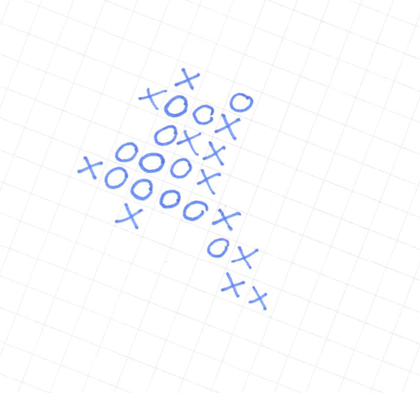
%> input picture input/img19.png, 420 x 393 px, shrunk from 567 x 530 before the run
$ octave main4.m   (GNU Octave 9; MATLAB toolbox functions it lacks are replaced by stand-ins)
%> lines starting %> are read from the running program, lines starting %| are printed output that depends on the picture; in (x1, y1, x2, y2) boxes, pixels count from 0 and x2, y2 are one past the last pixel; in counts of white or black regions, pixels touching at a corner belong together; the program's own positions count from 1
%> further down, I is the input picture: size 393x420x3 uint8; mean R, G, B 250.8, 251.5, 253.5
### stretch_lin.m
function output_img = stretch_lin(input_img)
    input_img = double(input_img);
    % Find min and Max
    x_min = min(input_img(:));
%> x_min = 82
    x_max = max(input_img(:));
%> x_max = 255
    % Apply stretching transformation
    output_img = uint8(255 * (input_img - x_min) / (x_max - x_min));
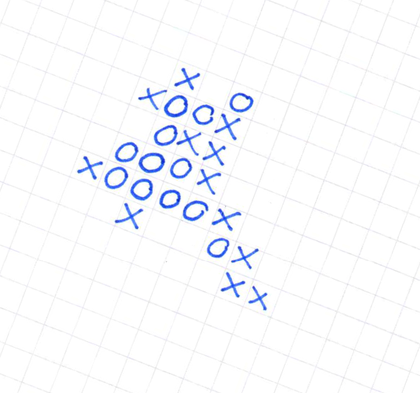
%> output_img: size 393x420x3 uint8; mean R, G, B 248.9, 249.9, 252.8
end

### calc_hist_vector.m
function hist_vector = calc_hist_vector(input_img)
    % vector initializ
    hist_vector = zeros(1, 256);

    % get params of image
    [rows, cols] = size(input_img);
%> rows = 393; cols = 1260

    % Iteration
    for i = 1:rows
        for j = 1:cols
            % Get intensity from i and j
            intensity = input_img(i, j);

            % Increase count
            hist_vector(intensity + 1) = hist_vector(intensity + 1) + 1;
        end
    end
%> after the loop, hist_vector = 256 values, max 395946 at index 255, min 0 at index 1, mean 1934.3
end

### main4.m
close all; clc; clear;

I = imread("input/img19.png");

stretch_img = stretch_lin(I);

figure(4);
subplot(2,2,1);
    imshow(I);
    title('Original image');
subplot(2,2,2);
    imshow(stretch_img);
    title('Stretched image (linear)');
subplot(2,2,3);
    bar(calc_hist_vector(I));
    title('Original histogram');
    xlim([1,256]);
subplot(2,2,4);
    bar(calc_hist_vector(stretch_img));
    title('Stretched histogram (linear)');
    xlim([1,256]);
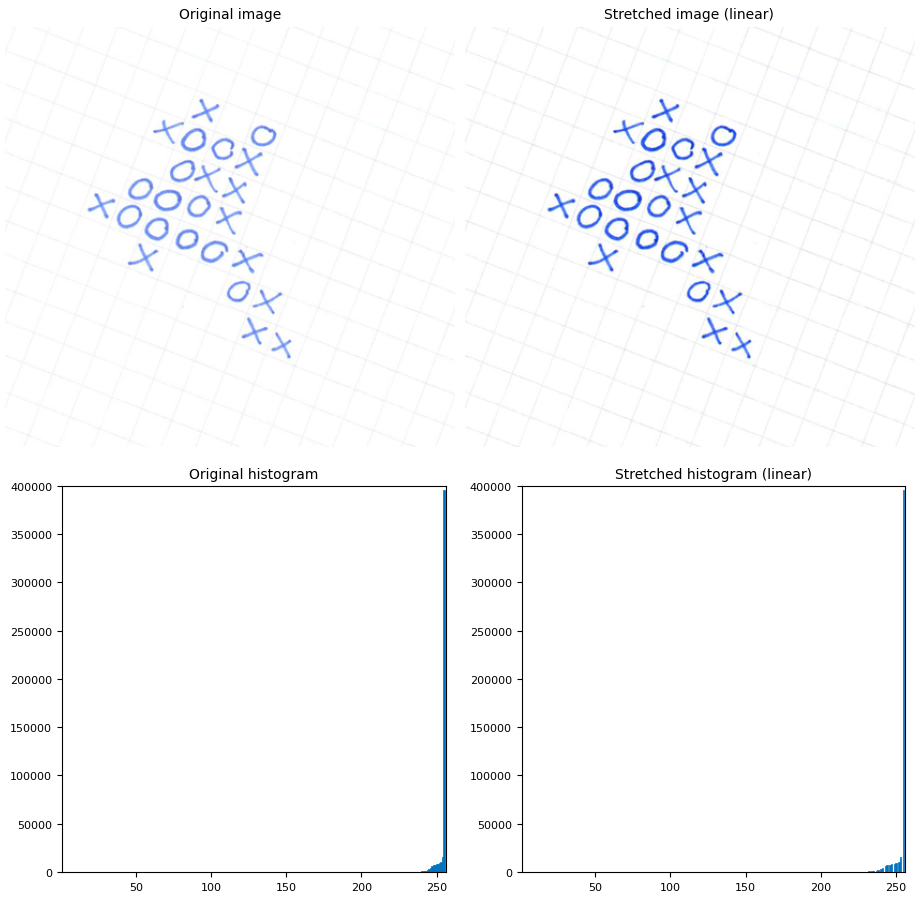
%> figure redrawn from the program's plot data, 4 panels
 %%
% ax1 = subplot(2,2,1);
Igray = rgb2gray(stretch_img);
% imshow(Igray);

%%
edge_de =  edge(Igray, 'canny');
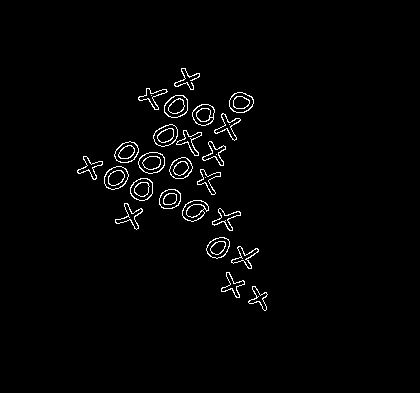
%> edge_de: size 393x420 logical; 1.8% white in thin lines or dots, all inside (x1, y1, x2, y2) = (77, 68, 268, 311)
figure,imshow(edge_de);
%%
[H,theta,rho] = hough(edge_de);
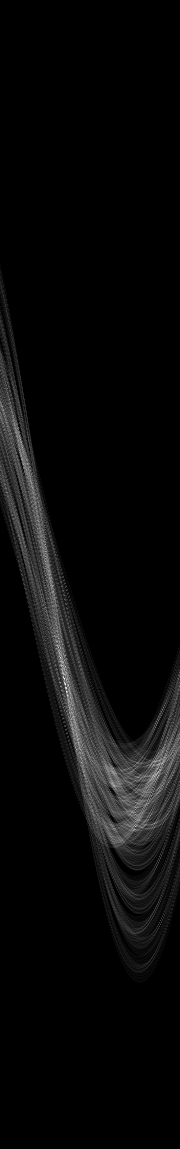
%> H: size 1149x180 double; min 0, max 69, mean 2.6; drawn with min black and max white
%> theta = 180 values from -90 to 89; rho = 1149 values from -574 to 574
peaks  = houghpeaks(H,10);
%> peaks = [679 65; 692 67; 658 61; 772 159; 827 136; 776 154; 764 163; 717 74; 562 46; 740 78]
lines = houghlines(edge_de,theta,rho,peaks);
%> lines = 13 lines; longest, point1 to point2 (x, y): (172, 98) to (248, 268), (199, 133) to (92, 177), (148, 89) to (203, 184), (253, 98) to (160, 146), (206, 157) to (228, 252), (239, 122) to (164, 147)
% ax3 = subplot(2,2,3);
% figure, imshow(edge_de)

hold on
for k = 1:numel(lines)
    x1 = lines(k).point1(1);
    y1 = lines(k).point1(2);
    x2 = lines(k).point2(1);
    y2 = lines(k).point2(2);
    plot([x1 x2],[y1 y2],'Color','g','LineWidth', 2)
end
%> this loop made 13 passes
%> (x1, y1, x2, y2) on passes 1 to 12: (172, 98, 248, 268), (148, 89, 203, 184), (219, 212, 252, 269), (199, 133, 92, 177), (160, 199, 192, 166), (253, 98, 160, 146), (137, 157, 94, 179), (239, 122, 164, 147), (191, 137, 205, 183), (125, 144, 155, 173), (171, 190, 201, 219), (220, 238, 251, 269)
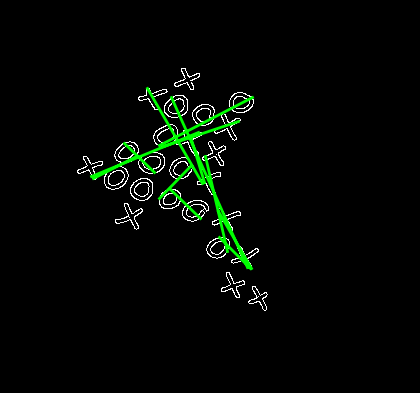
%> figure redrawn from the program's plot data
hold off

%%
angle_rot = mode([lines.theta]);
%> angle_rot = -45
disp(angle_rot);
%| -45
%%
J = imrotate( I , angle_rot);
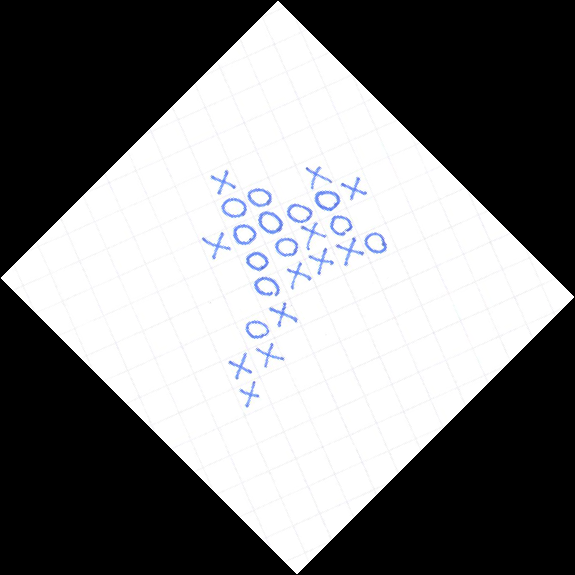
%> J: size 575x575x3 uint8; mean R, G, B 124.8, 125.2, 126.2
figure, imshow(J);

%%
[centers, radii, metric] = imfindcircles(Igray,[15 30]);
%> centers = [210.5 197]; radii = 28.53; metric = 0.0438
centersStrong5 = centers();
%> centersStrong5 = [210.5 197]
radiiStrong5 = radii();
%> radiiStrong5 = 28.53
metricStrong5 = metric();
%> metricStrong5 = 0.0438
viscircles(centersStrong5, radiiStrong5,'EdgeColor','b');
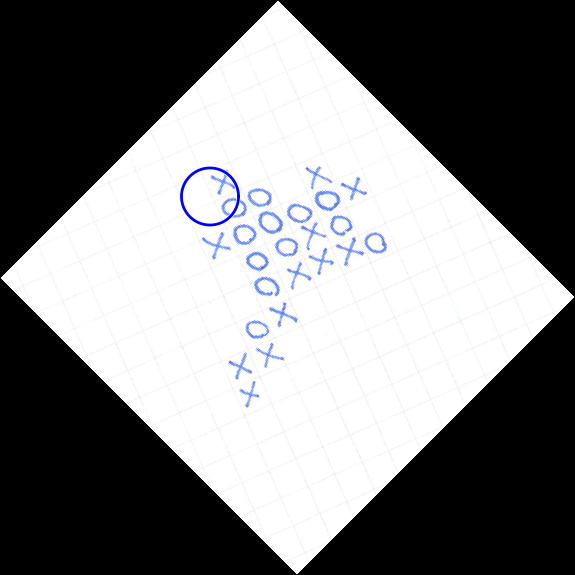
%> figure redrawn from the program's plot data

$ run again, with input/img00.png copied over input/img19.png
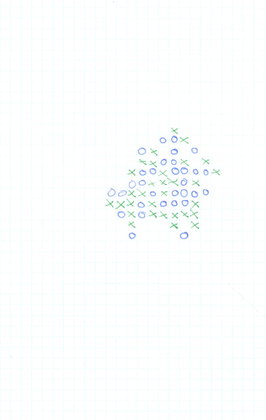
%> input picture input/img00.png, 266 x 420 px, shrunk from 927 x 1466 before the run
%> I is the input picture: size 420x266x3 uint8; mean R, G, B 252, 253.9, 254
%> x_min = 69
%> x_max = 255
%> after the loop in calc_hist_vector, `for i = 1:rows`: hist_vector = 256 values, max 278528 at index 255, min 0 at index 1, mean 1309.2
%> edge_de: size 420x266 logical; 1.5% white in thin lines or dots, all inside (x1, y1, x2, y2) = (105, 128, 220, 240)
%> theta = 180 values from -90 to 89; rho = 993 values from -496 to 496
%> peaks = [725 136; 674 91; 752 136; 706 174; 674 180; 291 1; 489 46; 681 94; 725 159; 725 169]
%> lines = 8 lines; point1 to point2 (x, y): (210, 162) to (106, 205), (129, 234) to (204, 159), (187, 137) to (115, 210), (178, 130) to (178, 229), (106, 207) to (200, 207), (198, 187) to (107, 199), (138, 149) to (197, 208), (146, 175) to (199, 175)
%> the loop `for k = 1:numel(lines)` made 8 passes
%> (x1, y1, x2, y2) on passes 1 to 8: (187, 137, 115, 210), (178, 130, 178, 229), (129, 234, 204, 159), (198, 187, 107, 199), (146, 175, 199, 175), (106, 207, 200, 207), (138, 149, 197, 208), (210, 162, 106, 205)
%> after the loop `for k = 1:numel(lines)`:
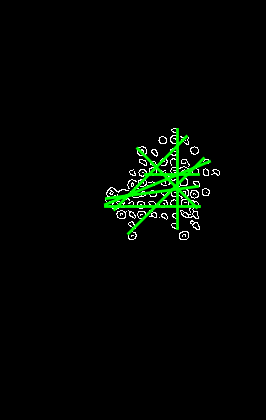
%> figure redrawn from the program's plot data
%> angle_rot = 45
%| 45
%> centers = [133.5 210.5]; radii = 16.21; metric = 0.0287
%> centersStrong5 = [133.5 210.5]
%> radiiStrong5 = 16.21
%> metricStrong5 = 0.0287
%> `viscircles(centersStrong5, radiiStrong5,'EdgeColor','b');`:
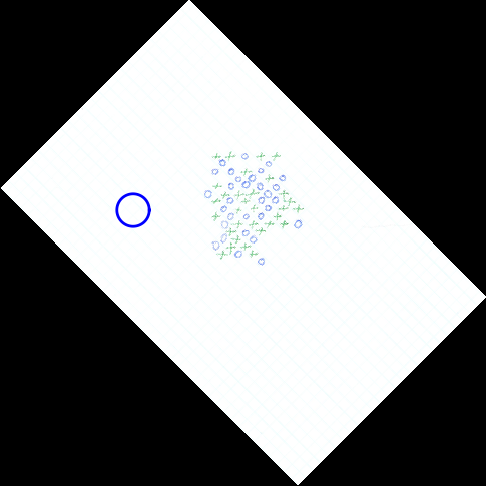
%> figure redrawn from the program's plot data

$ run again, with input/img01.png copied over input/img19.png
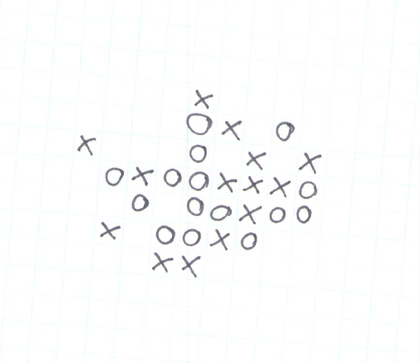
%> input picture input/img01.png, 420 x 363 px, shrunk from 563 x 486 before the run
%> I is the input picture: size 363x420x3 uint8; mean R, G, B 250.8, 251.6, 251.8
%> x_min = 88
%> x_max = 255
%> after the loop in calc_hist_vector, `for i = 1:rows`: hist_vector = 256 values, max 373065 at index 255, min 0 at index 1, mean 1786.6
%> edge_de: size 363x420 logical; 2% white in thin lines or dots, all inside (x1, y1, x2, y2) = (77, 90, 322, 278)
%> theta = 180 values from -90 to 89; rho = 1109 values from -554 to 554
%> peaks = [768 95; 398 6; 664 54; 843 136; 877 142; 382 5; 624 46; 380 2; 426 13; 864 147]
%> lines = 9 lines; longest, point1 to point2 (x, y): (111, 168) to (317, 186), (105, 178) to (311, 181), (145, 184) to (316, 196), (170, 169) to (312, 199), (322, 156) to (243, 220), (226, 129) to (285, 188)
%> the loop `for k = 1:numel(lines)` made 9 passes
%> (x1, y1, x2, y2) on passes 1 to 8: (111, 168, 317, 186), (229, 122, 263, 168), (278, 187, 306, 224), (322, 156, 243, 220), (222, 236, 183, 268), (145, 184, 316, 196), (226, 129, 285, 188), (105, 178, 311, 181)
%> after the loop `for k = 1:numel(lines)`:
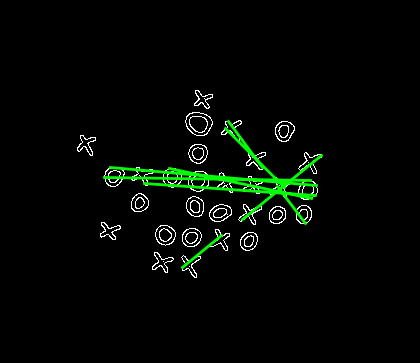
%> figure redrawn from the program's plot data
%> angle_rot = -37
%| -37
%> centers = [210.5 182]; radii = 20.95; metric = 0.0385
%> centersStrong5 = [210.5 182]
%> radiiStrong5 = 20.95
%> metricStrong5 = 0.0385
%> `viscircles(centersStrong5, radiiStrong5,'EdgeColor','b');`:
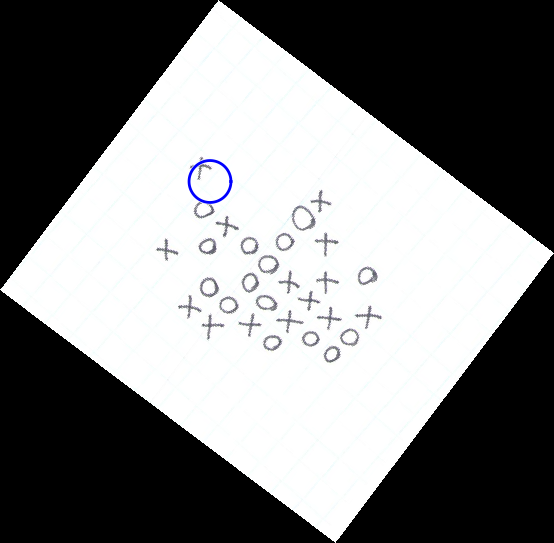
%> figure redrawn from the program's plot data
